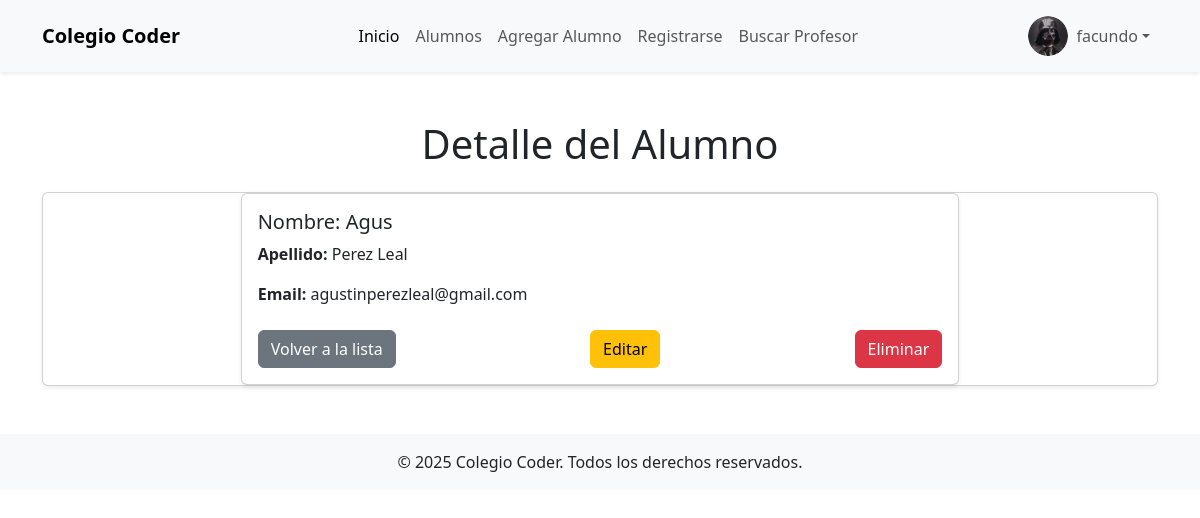
The page /alumnos/1/ (signed in) on the database its author committed.
### PrimeraPagina/models.py (models this page shows, shortened)
class Avatar(models.Model):
    user = models.OneToOneField(User, on_delete=models.CASCADE)
    imagen = models.ImageField(upload_to='avatares', null=True, blank=True)

class Alumno(models.Model):
    nombre = models.CharField(max_length=100)
    apellido = models.CharField(max_length=100)
    email = models.EmailField()

### PrimeraPagina/views.py (the view)
# urls.py: path('alumnos/<int:pk>/', views.detalle_alumno, name='detalle_alumno'),
def detalle_alumno(request, pk):
    alumno = get_object_or_404(Alumno, pk=pk)  # Obtiene el alumno por su ID o lanza un error 404 si no existe
    return render(request, 'PrimeraPagina/detalle_alumno.html', {'alumno': alumno})

### PrimeraPagina/templates/PrimeraPagina/detalle_alumno.html (shortened to what this page needs)
{% extends 'PrimeraPagina/base.html' %}
{% block content_title %}
    <h1 class="text-center my-4">Detalle del Alumno</h1>
{% endblock content_title %}
{% block content %}
<div class="container">
    <div class="row justify-content-center">
        <div class="col-md-8">
            <div class="card shadow-sm">
                <div class="card-body">
                    <h5 class="card-title">Nombre: {{ alumno.nombre }}</h5>
                    <p class="card-text"><strong>Apellido:</strong> {{ alumno.apellido }}</p>
                    <p class="card-text"><strong>Email:</strong> {{ alumno.email }}</p>
                    <div class="d-flex justify-content-between mt-4">
                        <a href="{% url 'PrimeraPagina:lista_alumnos' %}" class="btn btn-secondary">Volver a la lista</a>
                        <a href="{% url 'PrimeraPagina:actualizar_estudiante' alumno.pk %}" class="btn btn-warning">Editar</a>
                        <form method="post" action="{% url 'PrimeraPagina:eliminar_alumno' alumno.pk %}" style="display: inline;">
                            <button type="submit" class="btn btn-danger">Eliminar</button>
                        </form>
                    </div>
                </div>
            </div>
        </div>
    </div>
</div>
{% endblock content %}

### PrimeraPagina/templates/PrimeraPagina/base.html (shortened to what this page needs)
{% load static %}
<!DOCTYPE html>
<html lang="es">
<head>
    <link href="https://cdn.jsdelivr.net/npm/bootstrap@5.3.5/dist/css/bootstrap.min.css" rel="stylesheet">
</head>
<body>
    <header>
        <nav class="navbar navbar-expand-lg navbar-light bg-light shadow-sm">
            <div class="container">
                <a class="navbar-brand fw-bold" href="">Colegio Coder</a>
                <div class="collapse navbar-collapse" id="navbarNav">
                    <ul class="navbar-nav ms-auto">
                        <li class="nav-item">
                            <a class="nav-link active" aria-current="page" href="{% url 'PrimeraPagina:index' %}">Inicio</a>
                        </li>
                        <li class="nav-item">
                            <a class="nav-link" href="{% url 'PrimeraPagina:lista_alumnos' %}">Alumnos</a>
                        </li>
                        <li class="nav-item">
                            <a class="nav-link" href="{% url 'PrimeraPagina:ingreso_alumnos' %}">Agregar Alumno</a>
                        </li>
                        <li class="nav-item">
                            <a class="nav-link" href="{% url 'PrimeraPagina:registro_profesores' %}">Registrarse</a>
                        </li>
                        <li class="nav-item">
                            <a class="nav-link" href="{% url 'PrimeraPagina:buscar_profesores' %}">Buscar Profesor</a>
                        </li>
                    </ul>
                    <ul class="navbar-nav ms-auto">
                        {% if user.is_authenticated %}
                            <li class="nav-item dropdown">
                                <a class="nav-link dropdown-toggle d-flex align-items-center" href="#" id="userDropdown" role="button" data-bs-toggle="dropdown" aria-expanded="false">
                                    {% if user.avatar.imagen %}
                                        <img src="{{ user.avatar.imagen.url }}" alt="Avatar" class="rounded-circle me-2" style="width: 40px; height: 40px;">
                                    {% else %}
                                        <img src="{% static 'default-avatar.png' %}" alt="Avatar" class="rounded-circle me-2" style="width: 40px; height: 40px;">
                                    {% endif %}
                                    <span>{{ user.username }}</span>
                                </a>
                            </li>
                        {% else %}
                            <li class="nav-item">
                                <a class="nav-link" href="{% url 'PrimeraPagina:login' %}">Iniciar Sesión</a>
                            </li>
                        {% endif %}
                    </ul>
                </div>
            </div>
        </nav>
    </header>
    <main class="container my-5">
            {% block content_title %}
            {% endblock content_title %}
        <div class="card shadow-sm">
        {% block content %}{% endblock content %}
    </main>
    <footer class="bg-light text-center py-3 mt-5">
        <p class="mb-0">&copy; 2025 Colegio Coder. Todos los derechos reservados.</p>
    </footer>
</body>
</html>

### rows shown on the page
Alumno: nombre "Agus", apellido "Perez Leal", email "agustinperezleal@gmail.com"

### other values the page prints
{{ user.username }} "facundo"
